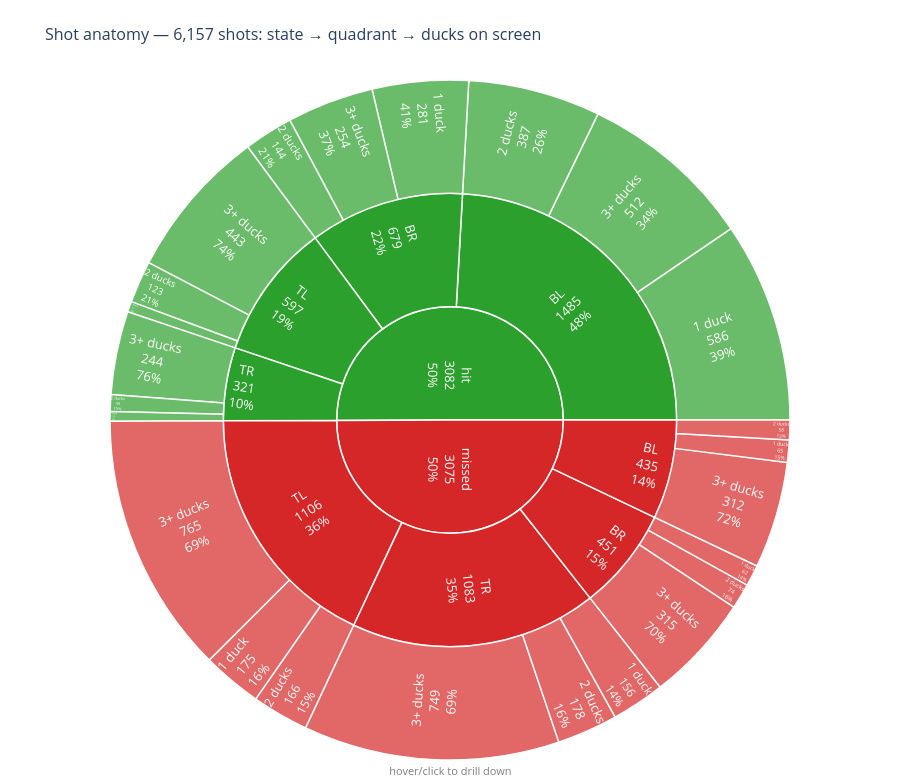

Notebook cell for this chart:
### Markdown cell above
## Shot anatomy — sunburst (state × quadrant × ducks on screen)

### Code cell
import plotly.express as px

df = q("""
SELECT state, x, y, cardinality(duck_positions) + CASE WHEN state='hit' THEN 1 ELSE 0 END AS ducks_on_screen
FROM isk.merged.shots
""")

if df.empty:
    print("No shot data available.")
else:
    def quadrant(x, y):
        return ('T' if y < 600 else 'B') + ('L' if x < 960 else 'R')

    df['quadrant'] = df.apply(lambda r: quadrant(r['x'], r['y']), axis=1)
    df['ducks_bucket'] = df['ducks_on_screen'].apply(lambda n: '1 duck' if n == 1 else ('2 ducks' if n == 2 else '3+ ducks'))

    fig = px.sunburst(
        df,
        path=['state', 'quadrant', 'ducks_bucket'],
        color='state',
        color_discrete_map={'hit': '#2ca02c', 'missed': '#d62728', '(?)': '#888'},
        title=f'Shot anatomy — {len(df):,} shots: state → quadrant → ducks on screen',
    )
    fig.update_traces(
        textinfo='label+value+percent parent',
        insidetextorientation='radial',
        textfont_size=13,
        marker_line_color='white',
        marker_line_width=1.5,
        hovertemplate='<b>%{label}</b><br>shots: %{value}<br>%{percentParent} of parent<br>%{percentRoot} of total<extra></extra>',
    )
    fig.update_layout(
        height=780,
        width=900,
        margin=dict(t=80, l=20, r=20, b=20),
        title_font_size=16,
        annotations=[dict(
            text='hover/click to drill down<br>green = hits · red = misses',
            x=0.5, y=-0.05, xref='paper', yref='paper',
            showarrow=False, font=dict(size=11, color='gray'),
        )],
    )
    fig.show()

### Figure 1 — Plotly figure (JSON) as saved in the notebook; plotly's stock layout.template omitted (floating-point values rounded to 4 significant figures)
{"data": [{"branchvalues": "total", "customdata": [["hit"], ["hit"], ["hit"], ["hit"], ["hit"], ["hit"], ["hit"], ["hit"], ["hit"], ["hit"], ["hit"], ["hit"], ["hit"], ["hit"], ["hit"], ["hit"], ["hit"], ["missed"], ["missed"], ["missed"], ["missed"], ["missed"], ["missed"], ["missed"], ["missed"], ["missed"], ["missed"], ["missed"], ["missed"], ["missed"], ["missed"], ["missed"], ["missed"], ["missed"]], "domain": {"x": [0, 1], "y": [0, 1]}, "hovertemplate": "<b>%{label}</b><br>shots: %{value}<br>%{percentParent} of parent<br>%{percentRoot} of total<extra></extra>", "ids": ["hit", "hit/TR/1 duck", "hit/BR/3+ ducks", "hit/BL/2 ducks", "hit/TL/2 ducks", "hit/BL", "hit/TR/3+ ducks", "hit/TL/3+ ducks", "hit/TR/2 ducks", "hit/BL/3+ ducks", "hit/BR", "hit/BR/1 duck", "hit/BR/2 ducks", "hit/TL", "hit/TR", "hit/BL/1 duck", "hit/TL/1 duck", "missed/BL", "missed/BR", "missed/TR", "missed/TL", "missed/TR/3+ ducks", "missed/BR/3+ ducks", "missed/BL/1 duck", "missed", "missed/TR/1 duck", "missed/TL/2 ducks", "missed/TR/2 ducks", "missed/BR/1 duck", "missed/TL/1 duck", "missed/BL/3+ ducks", "missed/TL/3+ ducks", "missed/BR/2 ducks", "missed/BL/2 ducks"], "insidetextorientation": "radial", "labels": ["hit", "1 duck", "3+ ducks", "2 ducks", "2 ducks", "BL", "3+ ducks", "3+ ducks", "2 ducks", "3+ ducks", "BR", "1 duck", "2 ducks", "TL", "TR", "1 duck", "1 duck", "BL", "BR", "TR", "TL", "3+ ducks", "3+ ducks", "1 duck", "missed", "1 duck", "2 ducks", "2 ducks", "1 duck", "1 duck", "3+ ducks", "3+ ducks", "2 ducks", "2 ducks"], "marker": {"colors": ["#2ca02c", "#2ca02c", "#2ca02c", "#2ca02c", "#2ca02c", "#2ca02c", "#2ca02c", "#2ca02c", "#2ca02c", "#2ca02c", "#2ca02c", "#2ca02c", "#2ca02c", "#2ca02c", "#2ca02c", "#2ca02c", "#2ca02c", "#d62728", "#d62728", "#d62728", "#d62728", "#d62728", "#d62728", "#d62728", "#d62728", "#d62728", "#d62728", "#d62728", "#d62728", "#d62728", "#d62728", "#d62728", "#d62728", "#d62728"], "line": {"color": "white", "width": 1.5}}, "name": "", "parents": ["", "hit/TR", "hit/BR", "hit/BL", "hit/TL", "hit", "hit/TR", "hit/TL", "hit/TR", "hit/BL", "hit", "hit/BR", "hit/BR", "hit", "hit", "hit/BL", "hit/TL", "missed", "missed", "missed", "missed", "missed/TR", "missed/BR", "missed/BL", "", "missed/TR", "missed/TL", "missed/TR", "missed/BR", "missed/TL", "missed/BL", "missed/TL", "missed/BR", "missed/BL"], "textfont": {"size": 13}, "textinfo": "label+value+percent parent", "type": "sunburst", "values": [3082, 28, 254, 387, 123, 1485, 244, 443, 49, 512, 679, 281, 144, 597, 321, 586, 31, 435, 451, 1083, 1106, 749, 315, 65, 3075, 156, 166, 178, 62, 175, 312, 765, 74, 58]}], "layout": {"annotations": [{"font": {"color": "gray", "size": 11}, "showarrow": false, "text": "hover/click to drill down<br>green = hits · red = misses", "x": 0.5, "xref": "paper", "y": -0.05, "yref": "paper"}], "height": 780, "legend": {"tracegroupgap": 0}, "margin": {"b": 20, "l": 20, "r": 20, "t": 80}, "title": {"font": {"size": 16}, "text": "Shot anatomy — 6,157 shots: state → quadrant → ducks on screen"}, "width": 900}}
